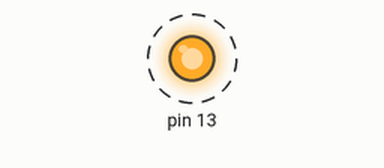
A sketch run on a simulated Arduino Uno, built with avr-gcc and run on an emulated ATmega328P. Parts: output pins drawn as LEDs (lit = HIGH). Dashed ring = blinking. What the sketch prints to the serial monitor is not drawn.

Above: at 0.5 s.
Timing chart, 0 to 4.6 s (numbered marks = the images above):
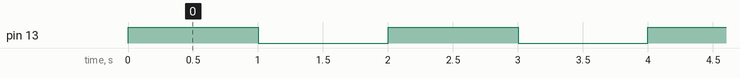

Measured:
- by itself, pin 13: alternates HIGH for 1.0 s and LOW for 1.0 s

The sketch:

variables.ino
```cpp
int x = 0; // This creates a folder named x and stores 0 inside it.
void setup() {
  pinMode(13, OUTPUT);
  Serial.begin(9600);
}
void loop() {
  digitalWrite(13, HIGH);
  x = x + 1; // Increases X by one.
  Serial.println(x); // Sends the value of x to the serial port.
  delay(1000);
  digitalWrite(13, LOW);
  delay(1000);
}
```
